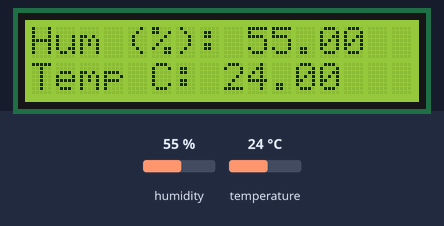
Simulated run of this program. Board: Arduino Uno, built with avr-gcc and run on an emulated ATmega328P. Parts: 16×2 character LCD. The inputs (shaded band) are chosen by the test bench; at power-on: humidity 55 %, temperature 24 °C.

Above: at 2.6 s.
2.7 s: humidity set to 22 %
At 4.7 s:
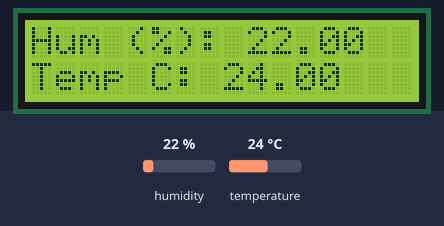
5.7 s: temperature set to 12 °C
At 7.3 s:
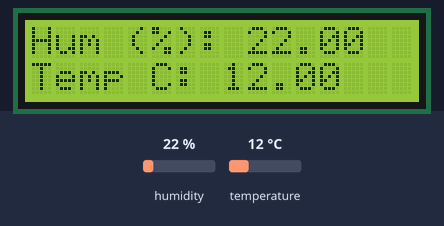
8.7 s: humidity set to 40 %
At 11.2 s:
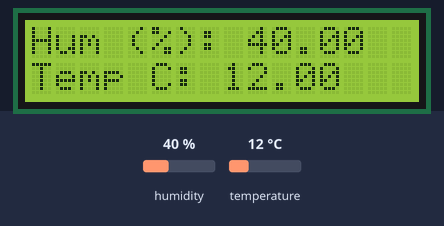
11.7 s: temperature set to 19 °C
At 12.6 s:
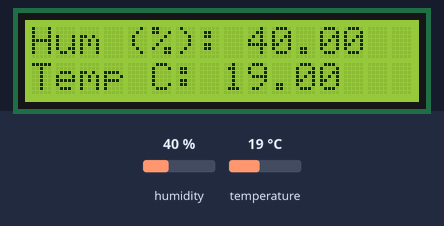
Timing chart, 0 to 14.7 s (numbered marks = the images above; inputs shaded):
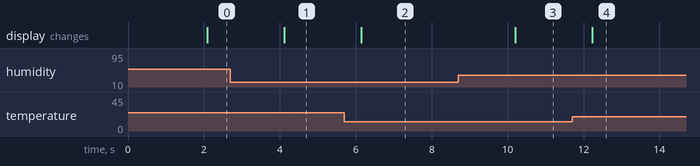

Measured:
- after the input at 2.7 s, the display: changes after 1.4 s (image 1)
- after the input at 5.7 s, the display: changes after 0.45 s (image 2)
- after the input at 8.7 s, the display: changes after 1.5 s (image 3)
- after the input at 11.7 s, the display: changes after 0.53 s (image 4)

The program:

main.cpp
```cpp
#include <Arduino.h>
#include <LiquidCrystal.h>
#include <DHT.h>
#include <Adafruit_Sensor.h>

#define DHT11PIN 7
#define DHTTYPE DHT11

// initialize the library with the numbers of the interface pins
LiquidCrystal lcd(12, 11, 5, 4, 3, 2);
DHT dht(DHT11PIN, DHTTYPE);

float humidity;
float Celsius;

String hum = "Hum (%): ";
String temp = "Temp C: ";

void setup()
{
  // put your setup code here, to run once:
  // set up the LCD's number of columns and rows:
  lcd.begin(16, 2);
  dht.begin();
  // Print a message to the LCD.
  // lcd.print("Witam");
}

void loop()
{
  // put your main code here, to run repeatedly:
  delay(2000);

  humidity = dht.readHumidity();
  Celsius = dht.readTemperature();

  lcd.setCursor(0, 0);
  lcd.print(hum + humidity);
  // set the cursor to column 0, line 1
  // (note: line 1 is the second row, since counting begins with 0):
  lcd.setCursor(0, 1);
  // print the number of seconds since reset:
  lcd.println(temp + Celsius + "   ");
}
```
